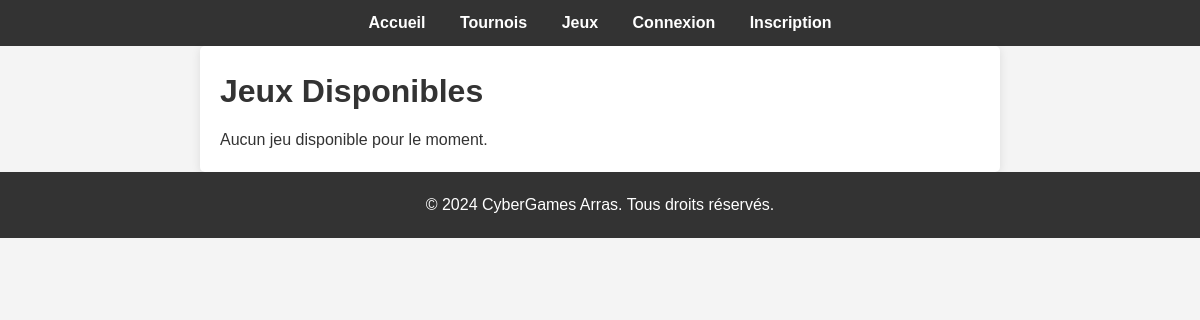
The page /index.php?route=jeux on the database as committed earlier.
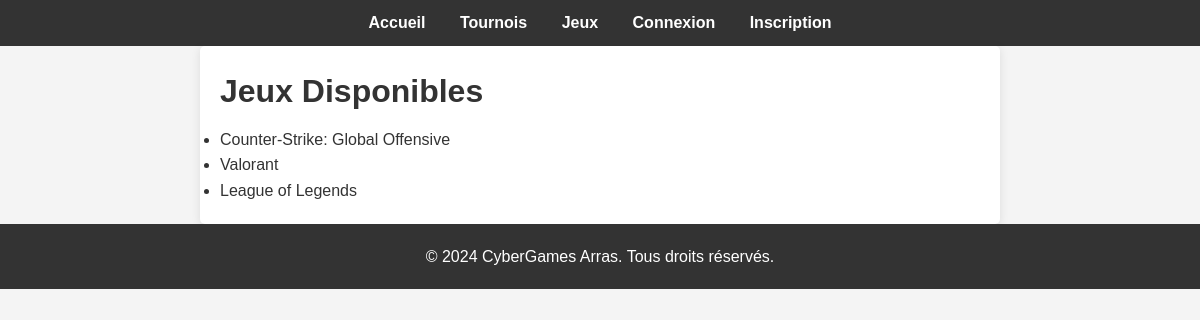
The same page on the database as committed later.
### tables this page shows
CREATE TABLE `jeux` (
  `id` INT PRIMARY KEY AUTO_INCREMENT,
  `nom` VARCHAR(100) NOT NULL
);

### controllers/jeux.php (called while the page is built)
<?php
include $_SERVER['DOCUMENT_ROOT'] . '/cyber/db.php';
try {
    $stmt = $pdo->query("SELECT * FROM jeux");
    $jeux = $stmt->fetchAll(PDO::FETCH_ASSOC);
} catch (PDOException $e) {
    die("Erreur : " . $e->getMessage());
}
include $_SERVER['DOCUMENT_ROOT'] . '/cyber/views/jeux.php';
?>

### views/jeux.php (the view, shortened to what this page needs)
<h1>Jeux Disponibles</h1>
<?php if (empty($jeux)): ?>
    <p>Aucun jeu disponible pour le moment.</p>
<?php else: ?>
    <ul>
        <?php foreach ($jeux as $jeu): ?>
            <li>
                <?php echo htmlspecialchars($jeu['nom']); ?>
            </li>
        <?php endforeach; ?>
    </ul>
<?php endif; ?>

### index.php (shortened to what this page needs)
<?php
include 'db.php';
?>
<!DOCTYPE html>
<html lang="fr">
<head>
    <link rel="stylesheet" href="css/style.css">
</head>
<body>
    <?php include 'views/header.php'; ?>
    <main>
        <?php
        $route = $_GET['route'] ?? 'home';
        switch ($route) {
            case 'jeux':
                include 'controllers/jeux.php';
                break;
        }
        ?>
    </main>
    <footer>
        <?php include 'views/footer.php'; ?>
    </footer>
</body>
</html>

### views/header.php (shortened to what this page needs)
<header>
    <nav>
        <ul>
            <li><a href="index.php?route=home">Accueil</a></li>
            <li><a href="index.php?route=tournois">Tournois</a></li>
            <li><a href="index.php?route=jeux">Jeux</a></li>
            <?php if (isset($_SESSION['user_id'])): ?>
                <li><a href="index.php?route=logout">Déconnexion</a></li>
            <?php else: ?>
                <li><a href="index.php?route=login">Connexion</a></li>
                <li><a href="index.php?route=register">Inscription</a></li>
            <?php endif; ?>
        </ul>
    </nav>
</header>

### views/footer.php
<footer>
    <p>&copy; 2024 CyberGames Arras. Tous droits réservés.</p>
</footer>

### css/style.css (style rules this page uses)
* { margin: 0; padding: 0; box-sizing: border-box; }
body { font-family: Arial, sans-serif; line-height: 1.6; background-color: #f4f4f4; color: #333; }
header { background: #333; color: #fff; padding: 10px 0; }
nav ul { list-style-type: none; text-align: center; }
nav ul li { display: inline; margin: 0 15px; }
nav ul li a { color: #fff; text-decoration: none; font-weight: bold; }
main { padding: 20px; max-width: 800px; margin: auto; background: #fff; border-radius: 5px; box-shadow: 0 2px 10px rgba(0, 0, 0, 0.1); }
footer { text-align: center; padding: 10px 0; background: #333; color: #fff; position: relative; bottom: 0; width: 100%; }
h1, h2 { margin-bottom: 10px; color: #333; }
h1 { font-size: 2em; }

Rows that differ between the two databases and show on the page:
added jeux: nom "Counter-Strike: Global Offensive"
added jeux: nom "Valorant"
added jeux: nom "League of Legends"
Other text that changed with them:
text no longer shown: "Aucun jeu disponible pour le moment."
